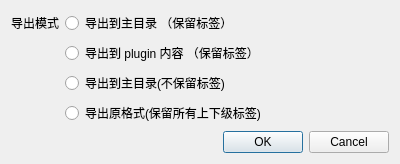
<?xml version="1.0" encoding="UTF-8"?>
<ui version="4.0">
 <class>TagExportOptionsDialog</class>
 <widget class="QDialog" name="TagExportOptionsDialog">
  <property name="geometry">
   <rect>
    <x>0</x>
    <y>0</y>
    <width>400</width>
    <height>159</height>
   </rect>
  </property>
  <property name="windowTitle">
   <string>Dialog</string>
  </property>
  <layout class="QVBoxLayout" name="verticalLayout_2">
   <item>
    <layout class="QVBoxLayout" name="verticalLayout">
     <item>
      <layout class="QFormLayout" name="formLayout">
       <item row="0" column="1">
        <widget class="QRadioButton" name="exportToParent">
         <property name="text">
          <string>导出到主目录 （保留标签）</string>
         </property>
        </widget>
       </item>
       <item row="0" column="0">
        <widget class="QLabel" name="label">
         <property name="text">
          <string>导出模式</string>
         </property>
        </widget>
       </item>
       <item row="1" column="1">
        <widget class="QRadioButton" name="exportToPlugin">
         <property name="text">
          <string>导出到 plugin 内容 （保留标签）</string>
         </property>
        </widget>
       </item>
       <item row="2" column="1">
        <widget class="QRadioButton" name="exportToParentWithoutTag">
         <property name="text">
          <string>导出到主目录(不保留标签)</string>
         </property>
        </widget>
       </item>
       <item row="3" column="1">
        <widget class="QRadioButton" name="exportOriginal">
         <property name="text">
          <string>导出原格式(保留所有上下级标签)</string>
         </property>
        </widget>
       </item>
      </layout>
     </item>
    </layout>
   </item>
   <item>
    <widget class="QDialogButtonBox" name="buttonBox">
     <property name="orientation">
      <enum>Qt::Horizontal</enum>
     </property>
     <property name="standardButtons">
      <set>QDialogButtonBox::Cancel|QDialogButtonBox::Ok</set>
     </property>
    </widget>
   </item>
  </layout>
 </widget>
 <resources/>
 <connections>
  <connection>
   <sender>buttonBox</sender>
   <signal>accepted()</signal>
   <receiver>TagExportOptionsDialog</receiver>
   <slot>accept()</slot>
   <hints>
    <hint type="sourcelabel">
     <x>248</x>
     <y>254</y>
    </hint>
    <hint type="destinationlabel">
     <x>157</x>
     <y>274</y>
    </hint>
   </hints>
  </connection>
  <connection>
   <sender>buttonBox</sender>
   <signal>rejected()</signal>
   <receiver>TagExportOptionsDialog</receiver>
   <slot>reject()</slot>
   <hints>
    <hint type="sourcelabel">
     <x>316</x>
     <y>260</y>
    </hint>
    <hint type="destinationlabel">
     <x>286</x>
     <y>274</y>
    </hint>
   </hints>
  </connection>
 </connections>
</ui>
